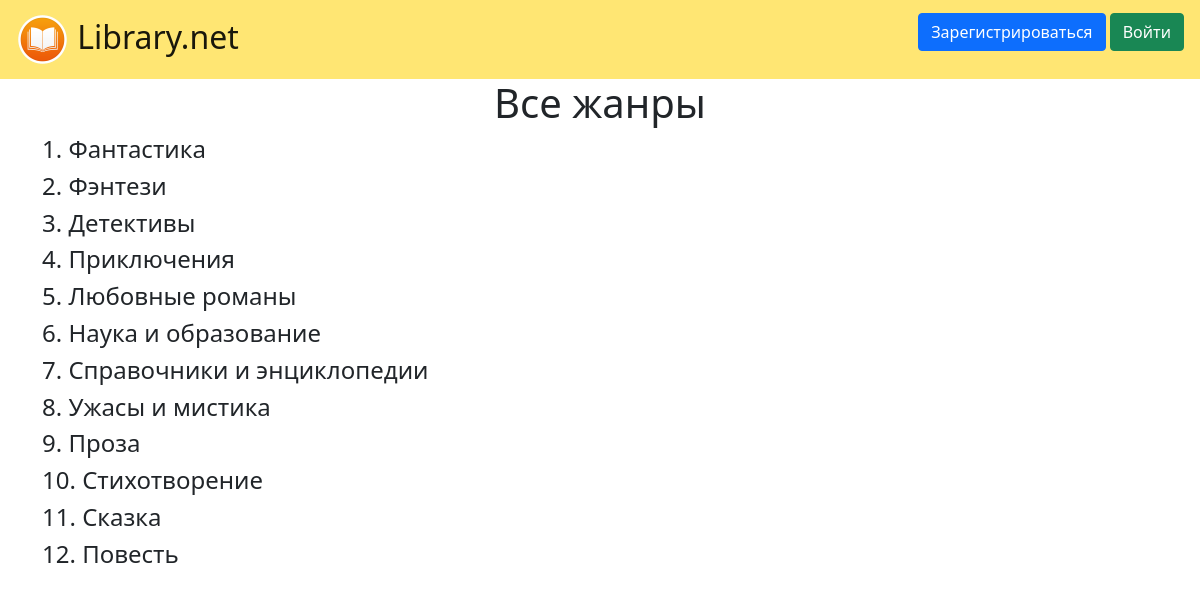
Page /genres on the earlier database version.
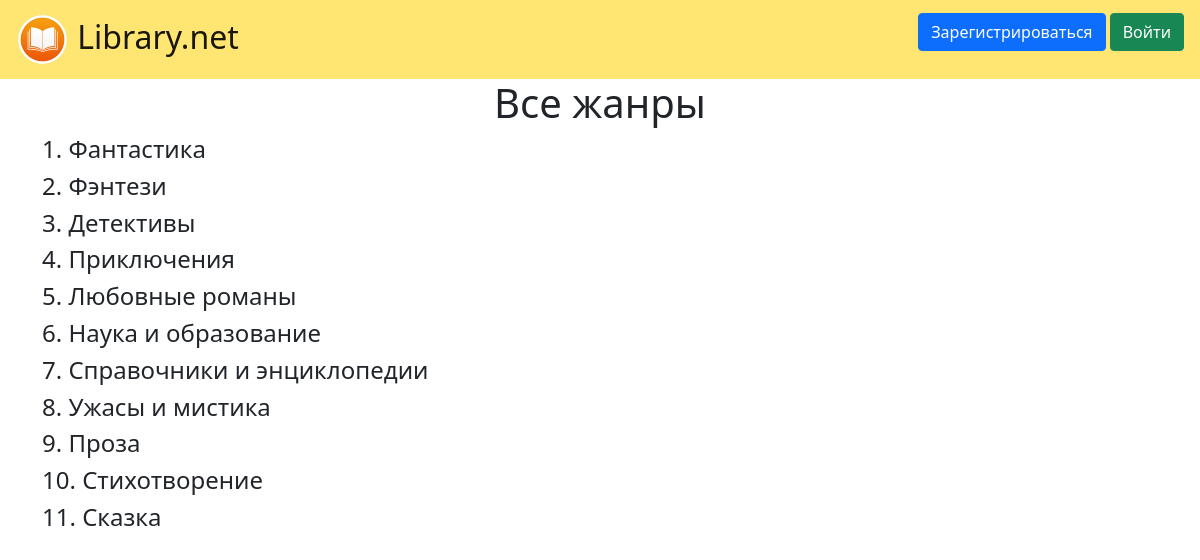
Same page on the later database version.
### data/genres.py (models this page shows)
class Genre(SqlAlchemyBase, SerializerMixin):
    __tablename__ = 'genres'
    id = sqlalchemy.Column(sqlalchemy.Integer,
                           primary_key=True, autoincrement=True)  # айди жанра
    name = sqlalchemy.Column(sqlalchemy.String, nullable=True, unique=True)  # название жанра
    is_for_kids = sqlalchemy.Column(sqlalchemy.Boolean, nullable=True, default=False)
    books = orm.relation("Book", back_populates='genre')

### main.py (the view, shortened to what this page needs)
@app.route("/genres", methods=['GET', 'POST'])
def genres():
    db_sess = db_session.create_session()
    genres = db_sess.query(Genre).all()
    form = GenresForm()
    return render_template("genres.html", genres=genres, title='Список жанров', form=form)

### data/db_session.py (called while the page is built)
def create_session() -> Session:
    global __factory
    return __factory()

### templates/genres.html (shortened to what this page needs)
{% extends "base.html" %}
{% block content %}
<h1>Все жанры</h1>
{% for item in genres%}
  <h4>{{loop.index}}. {{item.name}}</h4>
{% endfor %}
{% endblock %}

Differences in the rows shown:
removed Genre: name "Повесть"
